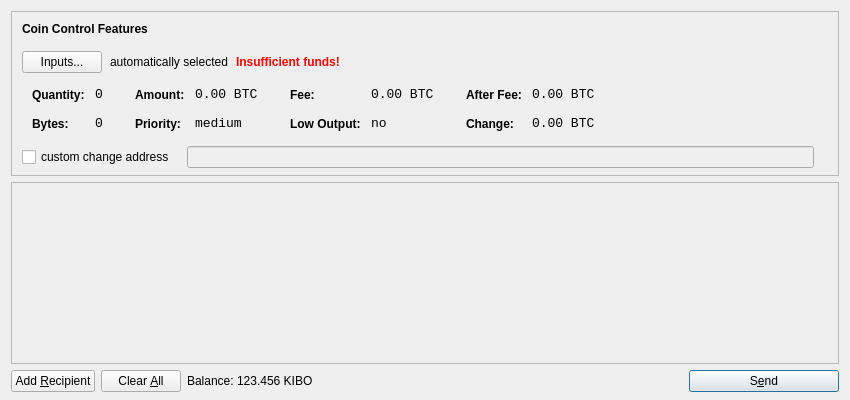
<?xml version="1.0" encoding="UTF-8"?>
<ui version="4.0">
 <class>SendCoinsDialog</class>
 <widget class="QDialog" name="SendCoinsDialog">
  <property name="geometry">
   <rect>
    <x>0</x>
    <y>0</y>
    <width>850</width>
    <height>400</height>
   </rect>
  </property>
  <property name="windowTitle">
   <string>Send Coins</string>
  </property>
  <layout class="QVBoxLayout" name="verticalLayout" stretch="0,1,0">
   <property name="bottomMargin">
    <number>8</number>
   </property>
   <item>
    <widget class="QFrame" name="frameCoinControl">
     <property name="sizePolicy">
      <sizepolicy hsizetype="Expanding" vsizetype="Expanding">
       <horstretch>0</horstretch>
       <verstretch>0</verstretch>
      </sizepolicy>
     </property>
     <property name="maximumSize">
      <size>
       <width>16777215</width>
       <height>16777215</height>
      </size>
     </property>
     <property name="frameShape">
      <enum>QFrame::StyledPanel</enum>
     </property>
     <property name="frameShadow">
      <enum>QFrame::Sunken</enum>
     </property>
     <layout class="QVBoxLayout" name="verticalLayoutCoinControl2">
      <property name="spacing">
       <number>-1</number>
      </property>
      <property name="leftMargin">
       <number>0</number>
      </property>
      <property name="topMargin">
       <number>0</number>
      </property>
      <property name="rightMargin">
       <number>0</number>
      </property>
      <property name="bottomMargin">
       <number>6</number>
      </property>
      <item>
       <layout class="QVBoxLayout" name="verticalLayoutCoinControl" stretch="0,0,0,0,1">
        <property name="spacing">
         <number>0</number>
        </property>
        <property name="leftMargin">
         <number>10</number>
        </property>
        <property name="topMargin">
         <number>10</number>
        </property>
        <item>
         <layout class="QHBoxLayout" name="horizontalLayoutCoinControl1">
          <property name="bottomMargin">
           <number>15</number>
          </property>
          <item>
           <widget class="QLabel" name="labelCoinControlFeatures">
            <property name="sizePolicy">
             <sizepolicy hsizetype="Preferred" vsizetype="Maximum">
              <horstretch>0</horstretch>
              <verstretch>0</verstretch>
             </sizepolicy>
            </property>
            <property name="font">
             <font>
              <weight>75</weight>
              <bold>true</bold>
             </font>
            </property>
            <property name="styleSheet">
             <string notr="true">font-weight:bold;</string>
            </property>
            <property name="text">
             <string>Coin Control Features</string>
            </property>
           </widget>
          </item>
         </layout>
        </item>
        <item>
         <layout class="QHBoxLayout" name="horizontalLayoutCoinControl2" stretch="0,0,0,0">
          <property name="spacing">
           <number>8</number>
          </property>
          <property name="bottomMargin">
           <number>10</number>
          </property>
          <item>
           <widget class="QPushButton" name="pushButtonCoinControl">
            <property name="styleSheet">
             <string notr="true"/>
            </property>
            <property name="text">
             <string>Inputs...</string>
            </property>
           </widget>
          </item>
          <item>
           <widget class="QLabel" name="labelCoinControlAutomaticallySelected">
            <property name="text">
             <string>automatically selected</string>
            </property>
            <property name="margin">
             <number>5</number>
            </property>
           </widget>
          </item>
          <item>
           <widget class="QLabel" name="labelCoinControlInsuffFunds">
            <property name="font">
             <font>
              <weight>75</weight>
              <bold>true</bold>
             </font>
            </property>
            <property name="styleSheet">
             <string notr="true">color:red;font-weight:bold;</string>
            </property>
            <property name="text">
             <string>Insufficient funds!</string>
            </property>
            <property name="margin">
             <number>5</number>
            </property>
           </widget>
          </item>
          <item>
           <spacer name="horizontalSpacerCoinControl">
            <property name="orientation">
             <enum>Qt::Horizontal</enum>
            </property>
            <property name="sizeHint" stdset="0">
             <size>
              <width>40</width>
              <height>1</height>
             </size>
            </property>
           </spacer>
          </item>
         </layout>
        </item>
        <item>
         <widget class="QWidget" name="widgetCoinControl" native="true">
          <property name="sizePolicy">
           <sizepolicy hsizetype="Preferred" vsizetype="Preferred">
            <horstretch>0</horstretch>
            <verstretch>0</verstretch>
           </sizepolicy>
          </property>
          <property name="minimumSize">
           <size>
            <width>0</width>
            <height>0</height>
           </size>
          </property>
          <property name="styleSheet">
           <string notr="true"/>
          </property>
          <layout class="QHBoxLayout" name="horizontalLayoutCoinControl5">
           <property name="margin">
            <number>0</number>
           </property>
           <item>
            <layout class="QHBoxLayout" name="horizontalLayoutCoinControl3" stretch="0,0,0,1">
             <property name="spacing">
              <number>20</number>
             </property>
             <property name="topMargin">
              <number>0</number>
             </property>
             <property name="bottomMargin">
              <number>10</number>
             </property>
             <item>
              <layout class="QFormLayout" name="formLayoutCoinControl1">
               <property name="horizontalSpacing">
                <number>10</number>
               </property>
               <property name="verticalSpacing">
                <number>14</number>
               </property>
               <property name="leftMargin">
                <number>10</number>
               </property>
               <property name="topMargin">
                <number>4</number>
               </property>
               <property name="rightMargin">
                <number>6</number>
               </property>
               <item row="0" column="0">
                <widget class="QLabel" name="labelCoinControlQuantityText">
                 <property name="styleSheet">
                  <string notr="true">font-weight:bold;</string>
                 </property>
                 <property name="text">
                  <string>Quantity:</string>
                 </property>
                 <property name="margin">
                  <number>0</number>
                 </property>
                </widget>
               </item>
               <item row="0" column="1">
                <widget class="QLabel" name="labelCoinControlQuantity">
                 <property name="font">
                  <font>
                   <family>Monospace</family>
                   <pointsize>10</pointsize>
                  </font>
                 </property>
                 <property name="cursor">
                  <cursorShape>IBeamCursor</cursorShape>
                 </property>
                 <property name="contextMenuPolicy">
                  <enum>Qt::ActionsContextMenu</enum>
                 </property>
                 <property name="text">
                  <string notr="true">0</string>
                 </property>
                 <property name="margin">
                  <number>0</number>
                 </property>
                 <property name="textInteractionFlags">
                  <set>Qt::LinksAccessibleByMouse|Qt::TextSelectableByKeyboard|Qt::TextSelectableByMouse</set>
                 </property>
                </widget>
               </item>
               <item row="1" column="0">
                <widget class="QLabel" name="labelCoinControlBytesText">
                 <property name="styleSheet">
                  <string notr="true">font-weight:bold;</string>
                 </property>
                 <property name="text">
                  <string>Bytes:</string>
                 </property>
                </widget>
               </item>
               <item row="1" column="1">
                <widget class="QLabel" name="labelCoinControlBytes">
                 <property name="font">
                  <font>
                   <family>Monospace</family>
                   <pointsize>10</pointsize>
                  </font>
                 </property>
                 <property name="cursor">
                  <cursorShape>IBeamCursor</cursorShape>
                 </property>
                 <property name="contextMenuPolicy">
                  <enum>Qt::ActionsContextMenu</enum>
                 </property>
                 <property name="text">
                  <string notr="true">0</string>
                 </property>
                 <property name="textInteractionFlags">
                  <set>Qt::LinksAccessibleByMouse|Qt::TextSelectableByKeyboard|Qt::TextSelectableByMouse</set>
                 </property>
                </widget>
               </item>
              </layout>
             </item>
             <item>
              <layout class="QFormLayout" name="formLayoutCoinControl2">
               <property name="horizontalSpacing">
                <number>10</number>
               </property>
               <property name="verticalSpacing">
                <number>14</number>
               </property>
               <property name="leftMargin">
                <number>6</number>
               </property>
               <property name="topMargin">
                <number>4</number>
               </property>
               <property name="rightMargin">
                <number>6</number>
               </property>
               <item row="0" column="0">
                <widget class="QLabel" name="labelCoinControlAmountText">
                 <property name="styleSheet">
                  <string notr="true">font-weight:bold;</string>
                 </property>
                 <property name="text">
                  <string>Amount:</string>
                 </property>
                 <property name="margin">
                  <number>0</number>
                 </property>
                </widget>
               </item>
               <item row="0" column="1">
                <widget class="QLabel" name="labelCoinControlAmount">
                 <property name="font">
                  <font>
                   <family>Monospace</family>
                   <pointsize>10</pointsize>
                  </font>
                 </property>
                 <property name="cursor">
                  <cursorShape>IBeamCursor</cursorShape>
                 </property>
                 <property name="contextMenuPolicy">
                  <enum>Qt::ActionsContextMenu</enum>
                 </property>
                 <property name="text">
                  <string notr="true">0.00 BTC</string>
                 </property>
                 <property name="textInteractionFlags">
                  <set>Qt::LinksAccessibleByMouse|Qt::TextSelectableByKeyboard|Qt::TextSelectableByMouse</set>
                 </property>
                </widget>
               </item>
               <item row="1" column="0">
                <widget class="QLabel" name="labelCoinControlPriorityText">
                 <property name="styleSheet">
                  <string notr="true">font-weight:bold;</string>
                 </property>
                 <property name="text">
                  <string>Priority:</string>
                 </property>
                </widget>
               </item>
               <item row="1" column="1">
                <widget class="QLabel" name="labelCoinControlPriority">
                 <property name="font">
                  <font>
                   <family>Monospace</family>
                   <pointsize>10</pointsize>
                  </font>
                 </property>
                 <property name="cursor">
                  <cursorShape>IBeamCursor</cursorShape>
                 </property>
                 <property name="contextMenuPolicy">
                  <enum>Qt::ActionsContextMenu</enum>
                 </property>
                 <property name="text">
                  <string>medium</string>
                 </property>
                 <property name="textInteractionFlags">
                  <set>Qt::LinksAccessibleByMouse|Qt::TextSelectableByKeyboard|Qt::TextSelectableByMouse</set>
                 </property>
                </widget>
               </item>
              </layout>
             </item>
             <item>
              <layout class="QFormLayout" name="formLayoutCoinControl3">
               <property name="horizontalSpacing">
                <number>10</number>
               </property>
               <property name="verticalSpacing">
                <number>14</number>
               </property>
               <property name="leftMargin">
                <number>6</number>
               </property>
               <property name="topMargin">
                <number>4</number>
               </property>
               <property name="rightMargin">
                <number>6</number>
               </property>
               <item row="0" column="0">
                <widget class="QLabel" name="labelCoinControlFeeText">
                 <property name="styleSheet">
                  <string notr="true">font-weight:bold;</string>
                 </property>
                 <property name="text">
                  <string>Fee:</string>
                 </property>
                 <property name="margin">
                  <number>0</number>
                 </property>
                </widget>
               </item>
               <item row="0" column="1">
                <widget class="QLabel" name="labelCoinControlFee">
                 <property name="font">
                  <font>
                   <family>Monospace</family>
                   <pointsize>10</pointsize>
                  </font>
                 </property>
                 <property name="cursor">
                  <cursorShape>IBeamCursor</cursorShape>
                 </property>
                 <property name="contextMenuPolicy">
                  <enum>Qt::ActionsContextMenu</enum>
                 </property>
                 <property name="text">
                  <string notr="true">0.00 BTC</string>
                 </property>
                 <property name="textInteractionFlags">
                  <set>Qt::LinksAccessibleByMouse|Qt::TextSelectableByKeyboard|Qt::TextSelectableByMouse</set>
                 </property>
                </widget>
               </item>
               <item row="1" column="0">
                <widget class="QLabel" name="labelCoinControlLowOutputText">
                 <property name="styleSheet">
                  <string notr="true">font-weight:bold;</string>
                 </property>
                 <property name="text">
                  <string>Low Output:</string>
                 </property>
                </widget>
               </item>
               <item row="1" column="1">
                <widget class="QLabel" name="labelCoinControlLowOutput">
                 <property name="font">
                  <font>
                   <family>Monospace</family>
                   <pointsize>10</pointsize>
                  </font>
                 </property>
                 <property name="cursor">
                  <cursorShape>IBeamCursor</cursorShape>
                 </property>
                 <property name="contextMenuPolicy">
                  <enum>Qt::ActionsContextMenu</enum>
                 </property>
                 <property name="text">
                  <string>no</string>
                 </property>
                 <property name="textInteractionFlags">
                  <set>Qt::LinksAccessibleByMouse|Qt::TextSelectableByKeyboard|Qt::TextSelectableByMouse</set>
                 </property>
                </widget>
               </item>
              </layout>
             </item>
             <item>
              <layout class="QFormLayout" name="formLayoutCoinControl4">
               <property name="horizontalSpacing">
                <number>10</number>
               </property>
               <property name="verticalSpacing">
                <number>14</number>
               </property>
               <property name="leftMargin">
                <number>6</number>
               </property>
               <property name="topMargin">
                <number>4</number>
               </property>
               <property name="rightMargin">
                <number>6</number>
               </property>
               <item row="0" column="0">
                <widget class="QLabel" name="labelCoinControlAfterFeeText">
                 <property name="styleSheet">
                  <string notr="true">font-weight:bold;</string>
                 </property>
                 <property name="text">
                  <string>After Fee:</string>
                 </property>
                 <property name="margin">
                  <number>0</number>
                 </property>
                </widget>
               </item>
               <item row="0" column="1">
                <widget class="QLabel" name="labelCoinControlAfterFee">
                 <property name="font">
                  <font>
                   <family>Monospace</family>
                   <pointsize>10</pointsize>
                  </font>
                 </property>
                 <property name="cursor">
                  <cursorShape>IBeamCursor</cursorShape>
                 </property>
                 <property name="contextMenuPolicy">
                  <enum>Qt::ActionsContextMenu</enum>
                 </property>
                 <property name="text">
                  <string notr="true">0.00 BTC</string>
                 </property>
                 <property name="textInteractionFlags">
                  <set>Qt::LinksAccessibleByMouse|Qt::TextSelectableByKeyboard|Qt::TextSelectableByMouse</set>
                 </property>
                </widget>
               </item>
               <item row="1" column="0">
                <widget class="QLabel" name="labelCoinControlChangeText">
                 <property name="styleSheet">
                  <string notr="true">font-weight:bold;</string>
                 </property>
                 <property name="text">
                  <string>Change:</string>
                 </property>
                </widget>
               </item>
               <item row="1" column="1">
                <widget class="QLabel" name="labelCoinControlChange">
                 <property name="font">
                  <font>
                   <family>Monospace</family>
                   <pointsize>10</pointsize>
                  </font>
                 </property>
                 <property name="cursor">
                  <cursorShape>IBeamCursor</cursorShape>
                 </property>
                 <property name="contextMenuPolicy">
                  <enum>Qt::ActionsContextMenu</enum>
                 </property>
                 <property name="text">
                  <string notr="true">0.00 BTC</string>
                 </property>
                 <property name="textInteractionFlags">
                  <set>Qt::LinksAccessibleByMouse|Qt::TextSelectableByKeyboard|Qt::TextSelectableByMouse</set>
                 </property>
                </widget>
               </item>
              </layout>
             </item>
            </layout>
           </item>
          </layout>
         </widget>
        </item>
        <item>
         <layout class="QHBoxLayout" name="horizontalLayoutCoinControl4" stretch="0,0,0">
          <property name="spacing">
           <number>12</number>
          </property>
          <property name="sizeConstraint">
           <enum>QLayout::SetDefaultConstraint</enum>
          </property>
          <property name="topMargin">
           <number>5</number>
          </property>
          <property name="rightMargin">
           <number>5</number>
          </property>
          <item>
           <widget class="QCheckBox" name="checkBoxCoinControlChange">
            <property name="text">
             <string>custom change address</string>
            </property>
           </widget>
          </item>
          <item>
           <widget class="QLineEdit" name="lineEditCoinControlChange">
            <property name="enabled">
             <bool>false</bool>
            </property>
            <property name="sizePolicy">
             <sizepolicy hsizetype="Expanding" vsizetype="Fixed">
              <horstretch>0</horstretch>
              <verstretch>0</verstretch>
             </sizepolicy>
            </property>
           </widget>
          </item>
          <item>
           <widget class="QLabel" name="labelCoinControlChangeLabel">
            <property name="sizePolicy">
             <sizepolicy hsizetype="Preferred" vsizetype="Expanding">
              <horstretch>0</horstretch>
              <verstretch>0</verstretch>
             </sizepolicy>
            </property>
            <property name="minimumSize">
             <size>
              <width>0</width>
              <height>0</height>
             </size>
            </property>
            <property name="text">
             <string/>
            </property>
            <property name="margin">
             <number>3</number>
            </property>
           </widget>
          </item>
         </layout>
        </item>
        <item>
         <spacer name="verticalSpacerCoinControl">
          <property name="orientation">
           <enum>Qt::Vertical</enum>
          </property>
          <property name="sizeHint" stdset="0">
           <size>
            <width>800</width>
            <height>1</height>
           </size>
          </property>
         </spacer>
        </item>
       </layout>
      </item>
     </layout>
    </widget>
   </item>
   <item>
    <widget class="QScrollArea" name="scrollArea">
     <property name="widgetResizable">
      <bool>true</bool>
     </property>
     <widget class="QWidget" name="scrollAreaWidgetContents">
      <property name="geometry">
       <rect>
        <x>0</x>
        <y>0</y>
        <width>830</width>
        <height>165</height>
       </rect>
      </property>
      <layout class="QVBoxLayout" name="verticalLayout_2">
       <property name="margin">
        <number>0</number>
       </property>
       <item>
        <layout class="QVBoxLayout" name="entries">
         <property name="spacing">
          <number>6</number>
         </property>
        </layout>
       </item>
       <item>
        <spacer name="verticalSpacer">
         <property name="orientation">
          <enum>Qt::Vertical</enum>
         </property>
         <property name="sizeHint" stdset="0">
          <size>
           <width>20</width>
           <height>40</height>
          </size>
         </property>
        </spacer>
       </item>
      </layout>
     </widget>
    </widget>
   </item>
   <item>
    <layout class="QHBoxLayout" name="horizontalLayout">
     <item>
      <widget class="QPushButton" name="addButton">
       <property name="toolTip">
        <string>Send to multiple recipients at once</string>
       </property>
       <property name="text">
        <string>Add &amp;Recipient</string>
       </property>
       <property name="icon">
        <iconset resource="../bitcoin.qrc">
         <normaloff>:/icons/add</normaloff>:/icons/add</iconset>
       </property>
       <property name="autoDefault">
        <bool>false</bool>
       </property>
      </widget>
     </item>
     <item>
      <widget class="QPushButton" name="clearButton">
       <property name="sizePolicy">
        <sizepolicy hsizetype="Minimum" vsizetype="Fixed">
         <horstretch>0</horstretch>
         <verstretch>0</verstretch>
        </sizepolicy>
       </property>
       <property name="toolTip">
        <string>Remove all transaction fields</string>
       </property>
       <property name="text">
        <string>Clear &amp;All</string>
       </property>
       <property name="icon">
        <iconset resource="../bitcoin.qrc">
         <normaloff>:/icons/remove</normaloff>:/icons/remove</iconset>
       </property>
       <property name="autoRepeatDelay">
        <number>300</number>
       </property>
       <property name="autoDefault">
        <bool>false</bool>
       </property>
      </widget>
     </item>
     <item>
      <layout class="QHBoxLayout" name="horizontalLayout_2">
       <property name="spacing">
        <number>3</number>
       </property>
       <item>
        <widget class="QLabel" name="label">
         <property name="text">
          <string>Balance:</string>
         </property>
        </widget>
       </item>
       <item>
        <widget class="QLabel" name="labelBalance">
         <property name="cursor">
          <cursorShape>IBeamCursor</cursorShape>
         </property>
         <property name="text">
          <string>123.456 KIBO</string>
         </property>
         <property name="textInteractionFlags">
          <set>Qt::LinksAccessibleByMouse|Qt::TextSelectableByKeyboard|Qt::TextSelectableByMouse</set>
         </property>
        </widget>
       </item>
      </layout>
     </item>
     <item>
      <spacer name="horizontalSpacer">
       <property name="orientation">
        <enum>Qt::Horizontal</enum>
       </property>
       <property name="sizeHint" stdset="0">
        <size>
         <width>40</width>
         <height>20</height>
        </size>
       </property>
      </spacer>
     </item>
     <item>
      <widget class="QPushButton" name="sendButton">
       <property name="minimumSize">
        <size>
         <width>150</width>
         <height>0</height>
        </size>
       </property>
       <property name="toolTip">
        <string>Confirm the send action</string>
       </property>
       <property name="text">
        <string>S&amp;end</string>
       </property>
       <property name="icon">
        <iconset resource="../bitcoin.qrc">
         <normaloff>:/icons/send</normaloff>:/icons/send</iconset>
       </property>
       <property name="default">
        <bool>true</bool>
       </property>
      </widget>
     </item>
    </layout>
   </item>
  </layout>
 </widget>
 <resources>
  <include location="../bitcoin.qrc"/>
 </resources>
 <connections/>
</ui>
